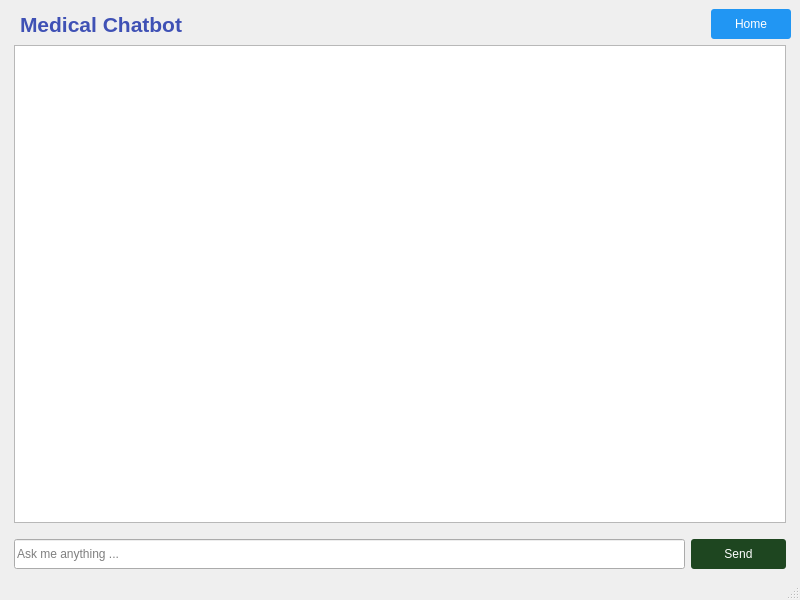
<?xml version="1.0" encoding="UTF-8"?>
<ui version="4.0">
 <class>MainWindow</class>
 <widget class="QMainWindow" name="MainWindow">
  <property name="geometry">
   <rect>
    <x>0</x>
    <y>0</y>
    <width>800</width>
    <height>600</height>
   </rect>
  </property>
  <property name="windowTitle">
   <string>Medical Chatbot</string>
  </property>
  <property name="toolTip">
   <string/>
  </property>
  <property name="statusTip">
   <string/>
  </property>
  <widget class="QWidget" name="centralwidget">
   <layout class="QVBoxLayout" name="verticalLayout">
    <item>
     <layout class="QHBoxLayout" name="horizontalLayout">
      <item>
       <widget class="QLabel" name="label">
        <property name="font">
         <font>
          <pointsize>16</pointsize>
          <weight>75</weight>
          <bold>true</bold>
         </font>
        </property>
        <property name="styleSheet">
         <string notr="true">QLabel {
	color:  rgb(63, 81, 181);
	margin-left: 5px;
}</string>
        </property>
        <property name="text">
         <string>Medical Chatbot</string>
        </property>
       </widget>
      </item>
      <item>
       <spacer name="horizontalSpacer">
        <property name="orientation">
         <enum>Qt::Horizontal</enum>
        </property>
        <property name="sizeHint" stdset="0">
         <size>
          <width>40</width>
          <height>20</height>
         </size>
        </property>
       </spacer>
      </item>
      <item>
       <widget class="QPushButton" name="button">
        <property name="minimumSize">
         <size>
          <width>80</width>
          <height>30</height>
         </size>
        </property>
        <property name="styleSheet">
         <string notr="true">/* Button Style for Going Back/Home */
QPushButton {
    border-radius: 3px;
    background-color: rgb(33, 150, 243); /* Material Blue 500 */
    color: white; /* White text */
    padding: 8px 16px; /* Adjust padding as needed */
}

QPushButton:hover {
    background-color: rgb(66, 165, 245); /* Material Blue 700 on hover */
}

QPushButton:pressed {
    background-color: rgb(97, 182, 245); /* Material Blue 900 when pressed */
}
</string>
        </property>
        <property name="text">
         <string>Home</string>
        </property>
       </widget>
      </item>
     </layout>
    </item>
    <item>
     <widget class="QListView" name="history">
      <property name="enabled">
       <bool>true</bool>
      </property>
      <property name="autoFillBackground">
       <bool>false</bool>
      </property>
      <property name="styleSheet">
       <string notr="true">QListView {
	margin-left: 5px;
	margin-right: 5px;
	margin-bottom: 10px;
}
QListView::item {
    background-color: white;
	border-radius: 3px;
	padding: 5px 2px 5px 2px;
}
QListView::item:alternate {
    background-color: lightgray;
	border-radius: 3px;
	padding: 5px 2px 5px 2px;
}
</string>
      </property>
      <property name="alternatingRowColors">
       <bool>true</bool>
      </property>
      <property name="isWrapping" stdset="0">
       <bool>false</bool>
      </property>
      <property name="viewMode">
       <enum>QListView::ListMode</enum>
      </property>
      <property name="wordWrap">
       <bool>true</bool>
      </property>
      <property name="selectionRectVisible">
       <bool>false</bool>
      </property>
     </widget>
    </item>
    <item>
     <layout class="QHBoxLayout" name="horizontalLayout_2">
      <item>
       <widget class="QLineEdit" name="input">
        <property name="minimumSize">
         <size>
          <width>0</width>
          <height>30</height>
         </size>
        </property>
        <property name="styleSheet">
         <string notr="true">QLineEdit {
	margin-left:5px;
}</string>
        </property>
        <property name="placeholderText">
         <string>Ask me anything ...</string>
        </property>
       </widget>
      </item>
      <item>
       <widget class="QPushButton" name="ask_btn">
        <property name="minimumSize">
         <size>
          <width>100</width>
          <height>30</height>
         </size>
        </property>
        <property name="styleSheet">
         <string notr="true">/* Button Style for Sending */
QPushButton {
    border-radius: 3px;
    background-color: rgb(30, 70, 32); /* Even darker green */
    color: white; /* White text */
	margin-right: 5px;
}

QPushButton:hover {
    background-color: rgb(56, 142, 60); /* Darker green on hover */
}

QPushButton:pressed {
    background-color: rgb(85, 98, 89); /* Darkest green when pressed */
}
</string>
        </property>
        <property name="text">
         <string>Send</string>
        </property>
       </widget>
      </item>
     </layout>
    </item>
   </layout>
  </widget>
  <widget class="QStatusBar" name="statusbar"/>
  <action name="add_files">
   <property name="text">
    <string>Add</string>
   </property>
   <property name="statusTip">
    <string>Browse and add Images/PDFs</string>
   </property>
   <property name="shortcut">
    <string>Ctrl+A</string>
   </property>
  </action>
  <action name="remove_files">
   <property name="text">
    <string>Remove All</string>
   </property>
   <property name="statusTip">
    <string>Remove all opened files</string>
   </property>
   <property name="shortcut">
    <string>Ctrl+R</string>
   </property>
  </action>
 </widget>
 <resources/>
 <connections/>
</ui>
